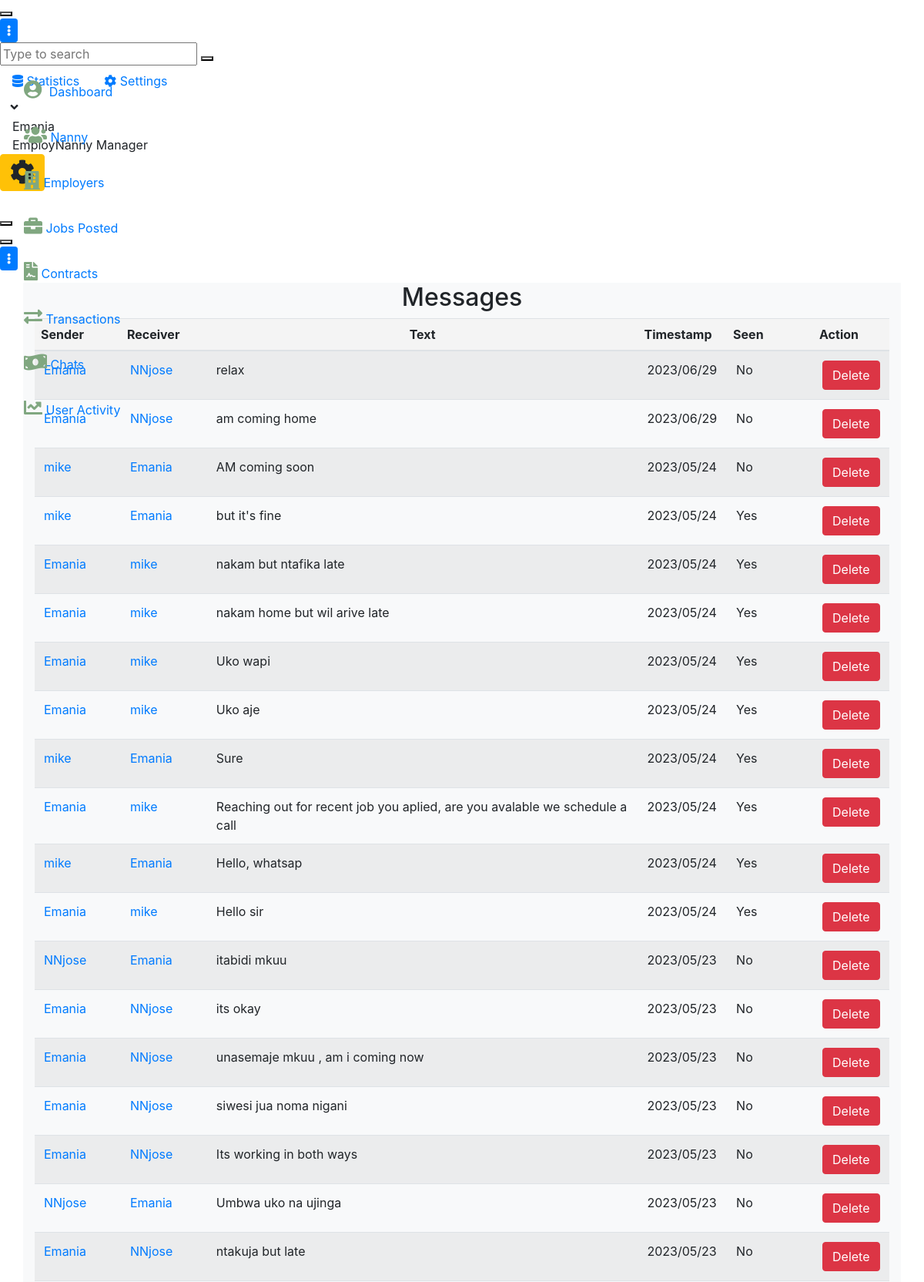
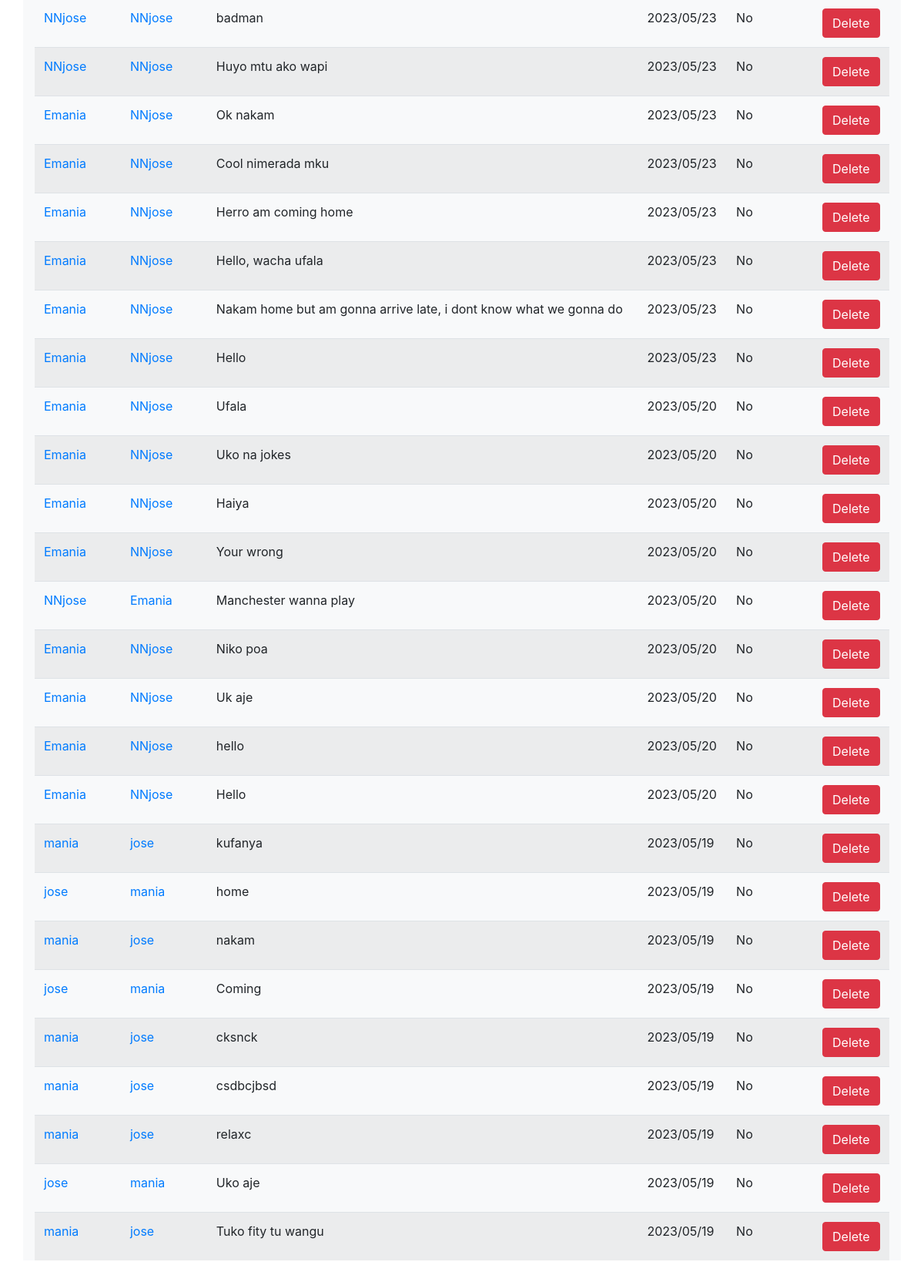
Page /reports/chats (signed in) on the committed database (2 pictures, top to bottom).
### messaging/models.py (models this page shows, shortened)
class Message(models.Model):
    sender = models.ForeignKey(
        User, on_delete=models.CASCADE, related_name='sent_messages')
    receiver = models.ForeignKey(
        User, on_delete=models.CASCADE, related_name='received_messages')
    timestamp = models.DateTimeField(auto_now_add=True)
    text = models.TextField()
    is_seen = models.BooleanField(default=False)
    class Meta:
        ordering = ['-timestamp']

### AdminReports/views.py (the view)
# urls.py: path('chats', views.messages, name="chats"),
def messages(request):
    chats = Message.objects.all()
    context = {
        'chats': chats
    }
    return render(request, "admin/chats.html", context)

### AdminReports/templates/admin/chats.html
  {% extends 'admin/baseadmin.html' %}
{% block content %}
</div>
                <div class="app-main__outer">
<div class="app-main__inner">
<div class="container bg-light" style="min-width: 90%;">
    <h2 class="text-center">Messages </h2>
  <table class="table table-striped">
    <thead>
      <tr>
        <th style="width: 10%; padding: 8px; background-color: #f4f4f4">Sender</th>
        <th style="width: 10%; padding: 8px; background-color: #f4f4f4">Receiver</th>
        <th style="width: 50%; padding: 8px; background-color: #f4f4f4" class="text-center">Text</th>
        <th style="width: 10%; padding: 8px; background-color: #f4f4f4">Timestamp</th>
        <th style="width: 10%; padding: 8px; background-color: #f4f4f4">Seen</th>
        <th style="width: 5%; padding: 8px; background-color: #f4f4f4">Action</th>
      </tr>
    </thead>
    <tbody>
      {% for chat in chats %}
        <tr>
          <td><a href="#">{{ chat.sender.username }}</a></td>
          <td><a href="#">{{ chat.receiver.username }}</a></td>
          <td>{{ chat.text }}</td>
            <td>{{ chat.timestamp|date:"Y/m/d" }}</td>
          <td>{% if chat.is_seen %}Yes{% else %}No{% endif %}</td>
           <td><a href="{% url 'delete_message' chat.id %}" class="btn btn-danger">Delete</a></td>
        </tr>
      {% empty %}
        <tr>
          <td colspan="5">No conversations found.</td>
        </tr>
      {% endfor %}
    </tbody>
  </table>
</div>
</div>
</div>
{% endblock content %}

### AdminReports/templates/admin/baseadmin.html (shortened to what this page needs)
{% load static%}
{% load custom_filters %}
<!doctype html>
<html lang="en">
   <head>
      <link href="https://demo.dashboardpack.com/architectui-html-free/main.css" rel="stylesheet">
   </head>
   <link rel="stylesheet" href="https://maxcdn.bootstrapcdn.com/bootstrap/4.5.2/css/bootstrap.min.css">
   <link rel="stylesheet" href="https://cdnjs.cloudflare.com/ajax/libs/font-awesome/5.15.3/css/all.min.css" />
   <link rel="stylesheet" href="https://use.fontawesome.com/releases/v5.6.3/css/all.css">
   </head>
   <body>
      <div class="app-container app-theme-white body-tabs-shadow fixed-sidebar fixed-header">
      <div class="app-header header-shadow" style="background:white;">
         <div class="app-header__mobile-menu">
            <div>
               <button type="button" class="hamburger hamburger--elastic mobile-toggle-nav">
               </button>
            </div>
         </div>
         <div class="app-header__menu">
            <span>
            <button type="button" class="btn-icon btn-icon-only btn btn-primary btn-sm mobile-toggle-header-nav">
            <span class="btn-icon-wrapper">
            <i class="fa fa-ellipsis-v fa-w-6"></i>
            </span>
            </button>
            </span>
         </div>
         <div class="app-header__content">
            <div class="app-header-left">
               <div class="search-wrapper">
                  <div class="input-holder">
                     <input type="text" class="search-input" placeholder="Type to search">
                     <button class="search-icon"></button>
                  </div>
               </div>
               <ul class="header-menu nav">
                  <li class="nav-item">
                     <a href="javascript:void(0);" class="nav-link">
                     <i class="nav-link-icon fa fa-database"> </i>
                     Statistics
                     </a>
                  </li>
                  <li class="dropdown nav-item">
                     <a href="javascript:void(0);" class="nav-link">
                     <i class="nav-link-icon fa fa-cog"></i>
                     Settings
                     </a>
                  </li>
               </ul>
            </div>
            <div class="app-header-right">
               <div class="header-btn-lg pr-0">
                  <div class="widget-content p-0">
                     <div class="widget-content-wrapper">
                        <div class="widget-content-left">
                           <div class="btn-group">
                              <a data-toggle="dropdown" aria-haspopup="true" aria-expanded="false" class="p-0 btn">
                              <i class="fa fa-angle-down ml-2 opacity-8"></i>
                              </a>
                           </div>
                        </div>
                        <div class="widget-content-left  ml-3 header-user-info">
                           <div class="widget-heading">
                              {% if user.is_authenticated %}
                              {{ user.username }}
                              {% endif %}
                           </div>
                           <div class="widget-subheading">
                              EmployNanny Manager
                           </div>
                        </div>
                     </div>
                  </div>
               </div>
            </div>
         </div>
      </div>
      <div class="ui-theme-settings">
         <button type="button" id="TooltipDemo" class="btn-open-options btn btn-warning">
         <i class="fa fa-cog fa-w-16 fa-spin fa-2x"></i>
         </button>
      </div>
      <div class="app-main">
         <div class="app-sidebar sidebar-shadow pt-4">
            <div class="app-header__logo">
               <div class="header__pane ml-auto">
                  <div>
                     <button type="button" class="hamburger close-sidebar-btn hamburger--elastic" data-class="closed-sidebar">
                     </button>
                  </div>
               </div>
            </div>
            <div class="app-header__mobile-menu">
               <div>
                  <button type="button" class="hamburger hamburger--elastic mobile-toggle-nav">
                  </button>
               </div>
            </div>
            <div class="app-header__menu">
               <span>
               <button type="button" class="btn-icon btn-icon-only btn btn-primary btn-sm mobile-toggle-header-nav">
               <span class="btn-icon-wrapper">
               <i class="fa fa-ellipsis-v fa-w-6"></i>
               </span>
               </button>
               </span>
            </div>
            <div class="scrollbar-sidebar">
               <div class="app-sidebar__inner">
                  <ul class="vertical-nav-menu">
                     <div class="col-lg-2 d-none d-lg-block sidebar fixed-top mt-5">
                        <ul class="nav flex-column">
                           <li class="nav-item mt-5">
                              <a class="nav-link" href="{% url 'dashboard'%}">
                              <i class="fas fa-user-circle"></i> <span style="display: inline-block; margin-left: 5px;">Dashboard</span>
                              </a>
                           </li>
                           <li class="nav-item mt-3">
                              <a class="nav-link" href="{% url 'nanny_list'%}">
                              <i class="fas fa-users"></i> Nanny
                              </a>
                           </li>
                           <li class="nav-item mt-3">
                              <a class="nav-link" href="{% url 'employers_list'%}">
                              <i class="fas fa-building"></i> Employers
                              </a>
                           </li>
                           <li class="nav-item mt-3">
                              <a class="nav-link" href="{% url 'job_post_list'%}">
                              <i class="fas fa-briefcase"></i> Jobs Posted
                              </a>
                           </li>
                           <li class="nav-item mt-3">
                              <a class="nav-link" href="{% url 'display_contracts'%}">
                              <i class="fas fa-file-contract"></i> Contracts
                              </a>
                           </li>
                           <li class="nav-item mt-3">
                              <a class="nav-link" href="{% url 'transaction_list'%}">
                              <i class="fas fa-exchange-alt"></i> Transactions
                              </a>
                           </li>
                           <li class="nav-item mt-3">
                              <a class="nav-link" href="{% url 'chats' %}">
                              <i class="fas fa-money-bill-wave"></i> Chats
                              </a>
                           </li>
                           <li class="nav-item mt-3">
                              <a class="nav-link" href="{% url 'user_activity_logs'%}">
                              <i class="fas fa-chart-line"></i> User Activity
                              </a>
                           </li>
                        </ul>
                     </div>
                  </ul>
               </div>
            </div>
            {% block content%}
            {% endblock content%}
         </div>
      </div>
   </body>
</html>

### AdminReports/templates/admin/baseadmin.html (style rules this page uses)
.fas { color:rgb(128, 167, 128); font-size:24px; }
.app-header { background-color:white; }

### rows in the picture
Message: sender.username "Emania", receiver.username "NNjose", text "relax", timestamp "2023/06/29", is_seen "No"
Message: sender.username "Emania", receiver.username "NNjose", text "am coming home", timestamp "2023/06/29", is_seen "No"
Message: sender.username "mike", receiver.username "Emania", text "AM coming soon", timestamp "2023/05/24", is_seen "No"
Message: sender.username "mike", receiver.username "Emania", text "but it's fine", timestamp "2023/05/24", is_seen "Yes"
Message: sender.username "Emania", receiver.username "mike", text "nakam but ntafika late", timestamp "2023/05/24", is_seen "Yes"
Message: sender.username "Emania", receiver.username "mike", text "nakam home but wil arive late", timestamp "2023/05/24", is_seen "Yes"
Message: sender.username "Emania", receiver.username "mike", text "Uko wapi", timestamp "2023/05/24", is_seen "Yes"
Message: sender.username "Emania", receiver.username "mike", text "Uko aje", timestamp "2023/05/24", is_seen "Yes"
Message: sender.username "mike", receiver.username "Emania", text "Sure", timestamp "2023/05/24", is_seen "Yes"
Message: sender.username "Emania", receiver.username "mike", text "Reaching out for recent job you aplied, are you avalable we schedule a call", timestamp "2023/05/24", is_seen "Yes"
Message: sender.username "mike", receiver.username "Emania", text "Hello, whatsap", timestamp "2023/05/24", is_seen "Yes"
Message: sender.username "Emania", receiver.username "mike", text "Hello sir", timestamp "2023/05/24", is_seen "Yes"
Message: sender.username "NNjose", receiver.username "Emania", text "itabidi mkuu", timestamp "2023/05/23", is_seen "No"
Message: sender.username "Emania", receiver.username "NNjose", text "its okay", timestamp "2023/05/23", is_seen "No"
Message: sender.username "Emania", receiver.username "NNjose", text "unasemaje mkuu , am i coming now", timestamp "2023/05/23", is_seen "No"
Message: sender.username "Emania", receiver.username "NNjose", text "siwesi jua noma nigani", timestamp "2023/05/23", is_seen "No"
Message: sender.username "Emania", receiver.username "NNjose", text "Its working in both ways", timestamp "2023/05/23", is_seen "No"
Message: sender.username "NNjose", receiver.username "Emania", text "Umbwa uko na ujinga", timestamp "2023/05/23", is_seen "No"
Message: sender.username "Emania", receiver.username "NNjose", text "ntakuja but late", timestamp "2023/05/23", is_seen "No"
Message: sender.username "NNjose", receiver.username "NNjose", text "badman", timestamp "2023/05/23", is_seen "No"
Message: sender.username "NNjose", receiver.username "NNjose", text "Huyo mtu ako wapi", timestamp "2023/05/23", is_seen "No"
Message: sender.username "Emania", receiver.username "NNjose", text "Ok nakam", timestamp "2023/05/23", is_seen "No"
Message: sender.username "Emania", receiver.username "NNjose", text "Cool nimerada mku", timestamp "2023/05/23", is_seen "No"
Message: sender.username "Emania", receiver.username "NNjose", text "Herro am coming home", timestamp "2023/05/23", is_seen "No"
Message: sender.username "Emania", receiver.username "NNjose", text "Hello, wacha ufala", timestamp "2023/05/23", is_seen "No"
Message: sender.username "Emania", receiver.username "NNjose", text "Nakam home but am gonna arrive late, i dont know what we gonna do", timestamp "2023/05/23", is_seen "No"
Message: sender.username "Emania", receiver.username "NNjose", text "Hello", timestamp "2023/05/23", is_seen "No"
Message: sender.username "Emania", receiver.username "NNjose", text "Ufala", timestamp "2023/05/20", is_seen "No"
Message: sender.username "Emania", receiver.username "NNjose", text "Uko na jokes", timestamp "2023/05/20", is_seen "No"
Message: sender.username "Emania", receiver.username "NNjose", text "Haiya", timestamp "2023/05/20", is_seen "No"
Message: sender.username "Emania", receiver.username "NNjose", text "Your wrong", timestamp "2023/05/20", is_seen "No"
Message: sender.username "NNjose", receiver.username "Emania", text "Manchester wanna play", timestamp "2023/05/20", is_seen "No"
Message: sender.username "Emania", receiver.username "NNjose", text "Niko poa", timestamp "2023/05/20", is_seen "No"
Message: sender.username "Emania", receiver.username "NNjose", text "Uk aje", timestamp "2023/05/20", is_seen "No"
Message: sender.username "Emania", receiver.username "NNjose", text "hello", timestamp "2023/05/20", is_seen "No"
Message: sender.username "Emania", receiver.username "NNjose", text "Hello", timestamp "2023/05/20", is_seen "No"
Message: sender.username "mania", receiver.username "jose", text "kufanya", timestamp "2023/05/19", is_seen "No"
Message: sender.username "jose", receiver.username "mania", text "home", timestamp "2023/05/19", is_seen "No"
Message: sender.username "mania", receiver.username "jose", text "nakam", timestamp "2023/05/19", is_seen "No"
Message: sender.username "jose", receiver.username "mania", text "Coming", timestamp "2023/05/19", is_seen "No"
Message: sender.username "mania", receiver.username "jose", text "cksnck", timestamp "2023/05/19", is_seen "No"
Message: sender.username "mania", receiver.username "jose", text "csdbcjbsd", timestamp "2023/05/19", is_seen "No"
Message: sender.username "mania", receiver.username "jose", text "relaxc", timestamp "2023/05/19", is_seen "No"
Message: sender.username "jose", receiver.username "mania", text "Uko aje", timestamp "2023/05/19", is_seen "No"
Message: sender.username "mania", receiver.username "jose", text "Tuko fity tu wangu", timestamp "2023/05/19", is_seen "No"

### other values in the picture
{{ user.username }} "Emania"
